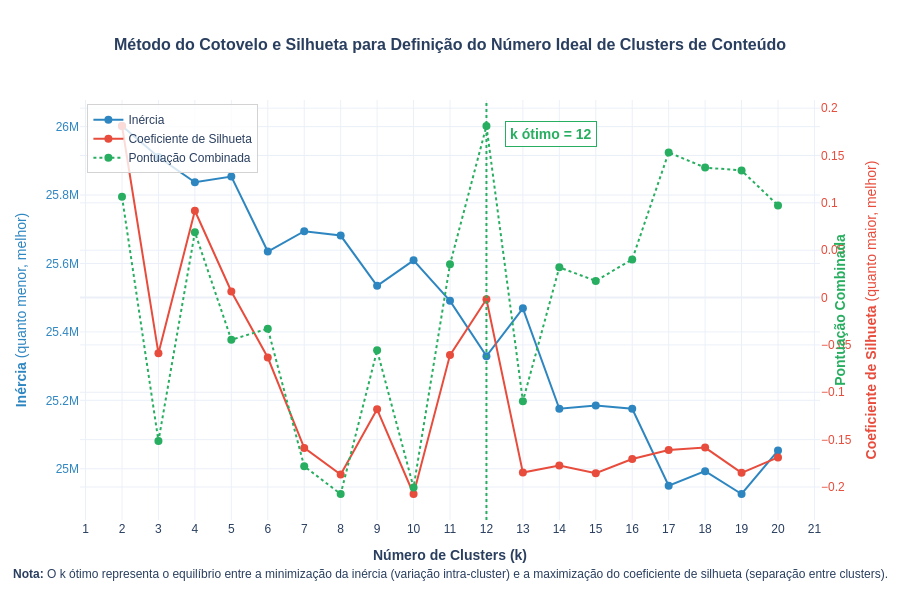
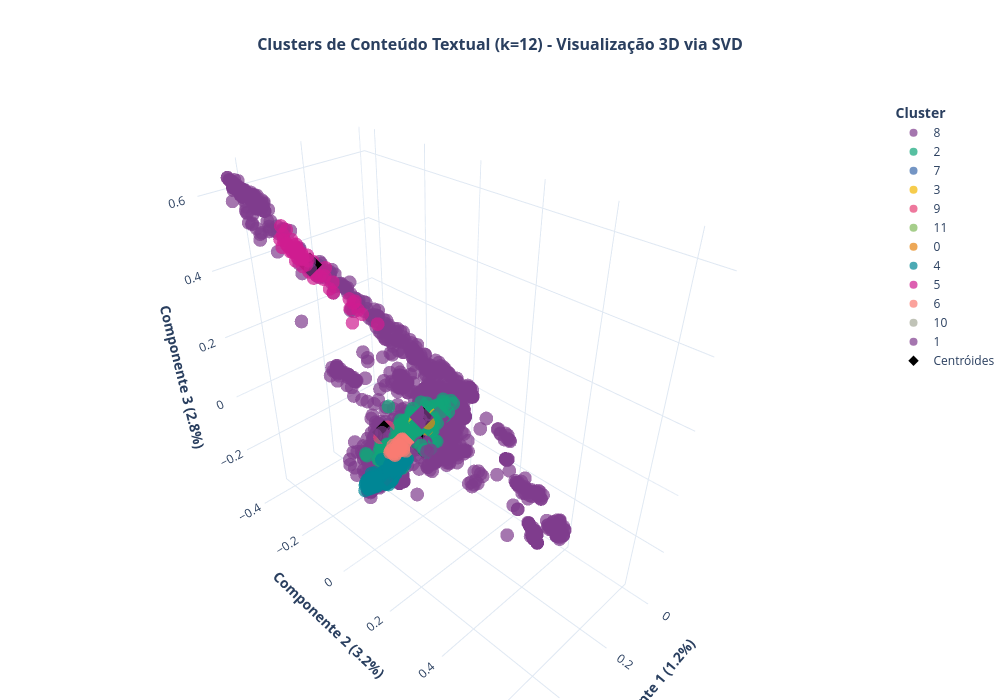

Source (notebook cell) for these figures, in order:
### Markdown cell above
## Pergunta 4: Quais padrões temáticos emergem do conteúdo textual dos documentos?

### Code cell
# %%
# Pergunta 4: Quais padrões temáticos emergem do conteúdo textual dos documentos?
# =============================================================================


def analyze_text_clustering(
    df: pd.DataFrame,
    texts: List[str],
    max_k: int,
    cluster_col_name: str = "cluster_conteudo",
) -> Tuple[int, pd.DataFrame]:
    """
    Agrupa conteúdo textual com TF–IDF, SVD e KMeans, e plota em 3D.

    Args:
        df: DataFrame original para anexar clusters.
        texts: Lista de textos extraídos.
        max_k: Valor máximo de k para teste.
        cluster_col_name: Nome da coluna de cluster no dataframe retornado.

    Returns:
        Tuple[int, pd.DataFrame]: Valor de k ótimo e DataFrame com clusters.
    """
    # Vetorização TF-IDF
    vectorizer = TfidfVectorizer(
        stop_words=PT_STOPWORDS,
        min_df=20,
        max_df=0.8,
        token_pattern=r"(?u)\b[^\d\W]\w+\b",
    )
    X_tfidf = vectorizer.fit_transform(texts)
    X_tfidf_array = X_tfidf.toarray()

    # Normalização dos dados
    X_scaled_local = StandardScaler().fit_transform(X_tfidf_array)

    # Cálculo do k ótimo para conteúdo textual
    k_content = compute_optimal_k(
        X_scaled_local,
        max_k=max_k,
        title="Método do Cotovelo e Silhueta para Definição do Número Ideal de Clusters de Conteúdo",
    )
    display(Markdown(f"**Número Ideal de Clusters de Conteúdo: k = {k_content}**"))

    # Aplicação do KMeans com o k ótimo
    km = KMeans(n_clusters=k_content, random_state=42, n_init=10).fit(X_scaled_local)
    df_content = df.copy()
    df_content[cluster_col_name] = km.labels_

    # Extração das palavras-chave por cluster
    terms = vectorizer.get_feature_names_out()
    keywords = []

    # Criando tabela para visualização dos tópicos
    topics_data = []

    for cluster_idx in range(k_content):
        # Índices dos documentos neste cluster
        idx = np.where(km.labels_ == cluster_idx)[0]
        cluster_size = len(idx)

        # Vetor médio de termos para este cluster (centro)
        mean_vec = (
            X_tfidf_array[idx].mean(axis=0)
            if idx.size
            else np.zeros(X_tfidf_array.shape[1])
        )

        # Top termos
        top_indices = mean_vec.argsort()[::-1][:15]  # Aumentado para 15
        top_terms = [terms[i] for i in top_indices]
        top_weights = [mean_vec[i] for i in top_indices]

        # Adicionar à tabela de tópicos
        topics_data.append(
            {
                "Cluster": cluster_idx,
                "Documentos": cluster_size,
                "% do Total": f"{cluster_size / len(df) * 100:.1f}%",
                "Palavras-chave": ", ".join(top_terms[:5]),  # Primeiras 5 para a tabela
                "Peso Médio": f"{np.mean(top_weights[:5]):.3f}",
            }
        )

        # Formatação das palavras-chave com pesos
        terms_with_weights = ", ".join(
            [
                f"<b>{term}</b> ({weight:.3f})"
                for term, weight in zip(top_terms, top_weights)
            ]
        )

        keywords.append(
            f"- **Cluster {cluster_idx}**: {len(idx)} documentos ({len(idx) / len(df) * 100:.1f}% do total)\n"
            f"  - Palavras-chave: {terms_with_weights}\n"
        )

    # Exibição da tabela de tópicos
    topics_df = pd.DataFrame(topics_data)
    display(Markdown("**Tópicos Identificados por Cluster**"))
    display(topics_df)

    # Exibição detalhada das palavras-chave
    display(
        Markdown(
            "**Palavras-Chave Detalhadas por Cluster de Conteúdo**\n\n"
            + "\n".join(keywords)
        )
    )

    # Análise da coerência temática por cluster
    display(Markdown("**Interpretação dos Clusters de Conteúdo**"))

    for cluster_idx in range(k_content):
        idx = np.where(km.labels_ == cluster_idx)[0]
        top_indices = X_tfidf_array[idx].mean(axis=0).argsort()[::-1][:10]
        top_terms = [terms[i] for i in top_indices]

        # Tentar interpretar o tema baseado nas palavras-chave
        theme = "Tema não identificado"

        # Aqui poderíamos implementar lógica mais sofisticada para identificação automática de temas
        # Por ora, apresentamos as palavras e deixamos a interpretação para análise manual

        interpretation = (
            f"- **Cluster {cluster_idx}** ({len(idx)} documentos): Possível tema relacionado a "
            f"'{', '.join(top_terms[:3])}'. Este cluster agrupa documentos que frequentemente "
            f"mencionam termos como {', '.join(top_terms)}."
        )
        display(Markdown(interpretation))

    # Redução de dimensionalidade para visualização 3D
    svd = TruncatedSVD(n_components=3, random_state=42)
    X3 = svd.fit_transform(X_tfidf)

    # Preparação dos dados para plotagem 3D
    df_3d = pd.DataFrame(
        {
            "Componente 1": X3[:, 0],
            "Componente 2": X3[:, 1],
            "Componente 3": X3[:, 2],
            "Cluster": df_content[cluster_col_name].astype(str),
            "URL": df_content["URL"],
        }
    )

    # Calcula centróides no espaço reduzido
    centers_3d = []
    for cluster_idx in range(k_content):
        idx = np.where(km.labels_ == cluster_idx)[0]
        if idx.size:
            center = X3[idx].mean(axis=0)
            centers_3d.append(
                {
                    "Componente 1": center[0],
                    "Componente 2": center[1],
                    "Componente 3": center[2],
                    "Cluster": f"Centro {cluster_idx}",
                }
            )

    centers_df = pd.DataFrame(centers_3d)

    # Explicação da variância dos componentes SVD
    explained_variance = svd.explained_variance_ratio_ * 100

    # Criação do gráfico 3D aprimorado
    fig = px.scatter_3d(
        df_3d,
        x="Componente 1",
        y="Componente 2",
        z="Componente 3",
        color="Cluster",
        title=f"<b>Clusters de Conteúdo Textual (k={k_content}) - Visualização 3D via SVD</b>",
        labels={
            "Componente 1": f"Componente 1 ({explained_variance[0]:.1f}%)",
            "Componente 2": f"Componente 2 ({explained_variance[1]:.1f}%)",
            "Componente 3": f"Componente 3 ({explained_variance[2]:.1f}%)",
            "Cluster": "Cluster",
        },
        hover_data=["URL"],
        color_discrete_sequence=CLUSTER_PALETTE[:k_content],
        opacity=0.7,
    )

    # Adição de centróides
    if centers_df.shape[0] > 0:
        fig.add_trace(
            go.Scatter3d(
                x=centers_df["Componente 1"],
                y=centers_df["Componente 2"],
                z=centers_df["Componente 3"],
                mode="markers",
                marker=dict(
                    symbol="diamond",
                    size=8,
                    color="black",
                ),
                name="Centróides",
                hoverinfo="text",
                hovertext=[f"Centro do Cluster {i}" for i in range(k_content)],
            )
        )

    # Melhorias no layout
    fig.update_layout(
        scene=dict(
            xaxis_title=f"<b>Componente 1 ({explained_variance[0]:.1f}%)</b>",
            yaxis_title=f"<b>Componente 2 ({explained_variance[1]:.1f}%)</b>",
            zaxis_title=f"<b>Componente 3 ({explained_variance[2]:.1f}%)</b>",
        ),
        legend_title="<b>Cluster</b>",
        title_x=0.5,
        title_font=dict(size=16),
        width=1000,
        height=700,
        margin=dict(l=0, r=0, t=100, b=0),
    )

    # Adição de anotação explicativa
    fig.add_annotation(
        x=0.5,
        y=-0.05,
        xref="paper",
        yref="paper",
        text=f"<b>Nota:</b> Os três componentes explicam {sum(explained_variance):.1f}% da variância total nos dados textuais.",
        showarrow=False,
        font=dict(size=12),
        align="center",
    )

    fig.show()

    return k_content, df_content


# Extrair texto dos documentos (limitando a 3 páginas por documento para eficiência)
texts = extract_texts(df, max_pages=3)
k_content, df_with_content_clusters = analyze_text_clustering(df, texts, max_k=20)

### Figure 1 — Plotly figure (JSON) as saved in the notebook; plotly's stock layout.template omitted (floating-point values rounded to 4 significant figures)
{"data": [{"hovertemplate": "<b>k:</b> %{x}<br><b>Inércia:</b> %{y:.2f}<extra></extra>", "line": {"color": "#2E86C1", "width": 2}, "marker": {"color": "#2E86C1", "size": 8}, "mode": "lines+markers", "name": "Inércia", "type": "scatter", "x": [2, 3, 4, 5, 6, 7, 8, 9, 10, 11, 12, 13, 14, 15, 16, 17, 18, 19, 20], "y": [26000000.0, 25910000.0, 25840000.0, 25850000.0, 25630000.0, 25690000.0, 25680000.0, 25530000.0, 25610000.0, 25490000.0, 25330000.0, 25470000.0, 25180000.0, 25180000.0, 25180000.0, 24950000.0, 24990000.0, 24930000.0, 25050000.0]}, {"hovertemplate": "<b>k:</b> %{x}<br><b>Silhueta:</b> %{y:.3f}<extra></extra>", "line": {"color": "#E74C3C", "width": 2}, "marker": {"color": "#E74C3C", "size": 8}, "mode": "lines+markers", "name": "Coeficiente de Silhueta", "type": "scatter", "x": [2, 3, 4, 5, 6, 7, 8, 9, 10, 11, 12, 13, 14, 15, 16, 17, 18, 19, 20], "y": [0.1811, -0.05892, 0.09168, 0.006386, -0.06333, -0.1587, -0.1868, -0.118, -0.2074, -0.06073, -0.00174, -0.1848, -0.1773, -0.1854, -0.1705, -0.161, -0.1584, -0.1851, -0.1688], "yaxis": "y2"}, {"hovertemplate": "<b>k:</b> %{x}<br><b>Pontuação:</b> %{y:.3f}<extra></extra>", "line": {"color": "#27AE60", "dash": "dot", "width": 2}, "marker": {"color": "#27AE60", "size": 8}, "mode": "lines+markers", "name": "Pontuação Combinada", "type": "scatter", "x": [2, 3, 4, 5, 6, 7, 8, 9, 10, 11, 12, 13, 14, 15, 16, 17, 18, 19, 20], "y": [0.5, 0.2333, 0.4613, 0.3438, 0.356, 0.2056, 0.1754, 0.3323, 0.1825, 0.4263, 0.5773, 0.2768, 0.4229, 0.4082, 0.4316, 0.5485, 0.532, 0.5287, 0.4906], "yaxis": "y3"}], "layout": {"annotations": [{"bgcolor": "rgba(255,255,255,0.8)", "bordercolor": "#27AE60", "borderpad": 4, "borderwidth": 1, "font": {"color": "#27AE60", "size": 14}, "showarrow": false, "text": "<b>k ótimo = 12</b>", "x": 12.5, "xanchor": "left", "xref": "x", "y": 0.95, "yanchor": "top", "yref": "y domain"}, {"align": "center", "font": {"size": 12}, "showarrow": false, "text": "<b>Nota:</b> O k ótimo representa o equilíbrio entre a minimização da inércia (variação intra-cluster) e a maximização do coeficiente de silhueta (separação entre clusters).", "x": 0.5, "xref": "paper", "y": -0.15, "yref": "paper"}], "font": {"family": "Arial", "size": 12}, "height": 600, "hovermode": "x unified", "legend": {"bgcolor": "rgba(255,255,255,0.8)", "bordercolor": "lightgray", "borderwidth": 1, "x": 0.01, "y": 0.99}, "margin": {"b": 80, "l": 80, "r": 80, "t": 100}, "shapes": [{"line": {"color": "#27AE60", "dash": "dot", "width": 2}, "type": "line", "x0": 12, "x1": 12, "xref": "x", "y0": 0, "y1": 1, "yref": "y domain"}], "title": {"font": {"size": 16}, "text": "<b>Método do Cotovelo e Silhueta para Definição do Número Ideal de Clusters de Conteúdo</b>", "x": 0.5}, "width": 900, "xaxis": {"dtick": 1, "tickmode": "linear", "title": {"text": "<b>Número de Clusters (k)</b>"}}, "yaxis": {"tickfont": {"color": "#2E86C1"}, "title": {"font": {"color": "#2E86C1"}, "text": "<b>Inércia</b> (quanto menor, melhor)"}}, "yaxis2": {"overlaying": "y", "side": "right", "tickfont": {"color": "#E74C3C"}, "title": {"font": {"color": "#E74C3C"}, "text": "<b>Coeficiente de Silhueta</b> (quanto maior, melhor)"}}, "yaxis3": {"overlaying": "y", "showgrid": false, "showticklabels": false, "side": "right", "tickfont": {"color": "#27AE60"}, "title": {"font": {"color": "#27AE60"}, "text": "<b>Pontuação Combinada</b>"}, "zeroline": false}}}

### Figure 2 — Plotly figure (JSON) as saved in the notebook; plotly's stock layout.template omitted (floating-point values rounded to 4 significant figures; data arrays with more than 128 entries replaced by an {"elided": "..."} marker saying what was removed)
{"data": [{"customdata": {"elided": "3061x1 str values"}, "hovertemplate": "Cluster=8<br>Componente 1 (1.2%)=%{x}<br>Componente 2 (3.2%)=%{y}<br>Componente 3 (2.8%)=%{z}<br>URL=%{customdata[0]}<extra></extra>", "legendgroup": "8", "marker": {"color": "rgb(127, 60, 141)", "opacity": 0.7, "symbol": "circle"}, "mode": "markers", "name": "8", "scene": "scene", "showlegend": true, "type": "scatter3d", "x": {"elided": "3061 float values"}, "y": {"elided": "3061 float values"}, "z": {"elided": "3061 float values"}}, {"customdata": {"elided": "692x1 str values"}, "hovertemplate": "Cluster=2<br>Componente 1 (1.2%)=%{x}<br>Componente 2 (3.2%)=%{y}<br>Componente 3 (2.8%)=%{z}<br>URL=%{customdata[0]}<extra></extra>", "legendgroup": "2", "marker": {"color": "rgb(17, 165, 121)", "opacity": 0.7, "symbol": "circle"}, "mode": "markers", "name": "2", "scene": "scene", "showlegend": true, "type": "scatter3d", "x": {"elided": "692 float values"}, "y": {"elided": "692 float values"}, "z": {"elided": "692 float values"}}, {"customdata": [["data\\www.tjsp.jus.br\\Download\\acessibilidade\\TranstornoDoEspectroAutista.pdf"]], "hovertemplate": "Cluster=7<br>Componente 1 (1.2%)=%{x}<br>Componente 2 (3.2%)=%{y}<br>Componente 3 (2.8%)=%{z}<br>URL=%{customdata[0]}<extra></extra>", "legendgroup": "7", "marker": {"color": "rgb(57, 105, 172)", "opacity": 0.7, "symbol": "circle"}, "mode": "markers", "name": "7", "scene": "scene", "showlegend": true, "type": "scatter3d", "x": [0.08035], "y": [-0.03556], "z": [-0.04134]}, {"customdata": [["data\\www.tjsp.jus.br\\Download\\Biblioteca\\AgendaCentoCinquenta\\ComposicaoCamarasAPartir2005.pdf"], ["data\\www.tjsp.jus.br\\Download\\SiteDema\\ComposicaoCamarasReservadasMeioAmbiente.pdf"], ["data\\www.tjsp.jus.br\\Download\\SiteDema\\GrupoCamarasReservadasDireitoEmpresarial.pdf"], ["data\\www.tjsp.jus.br\\Download\\SiteDema\\GruposCamarasDireitoCriminal.pdf"], ["data\\www.tjsp.jus.br\\Download\\SiteDema\\GruposCamarasDireitoPrivado.pdf"], ["data\\www.tjsp.jus.br\\Download\\SiteDema\\GruposCamarasDireitoPublico.pdf"]], "hovertemplate": "Cluster=3<br>Componente 1 (1.2%)=%{x}<br>Componente 2 (3.2%)=%{y}<br>Componente 3 (2.8%)=%{z}<br>URL=%{customdata[0]}<extra></extra>", "legendgroup": "3", "marker": {"color": "rgb(242, 183, 1)", "opacity": 0.7, "symbol": "circle"}, "mode": "markers", "name": "3", "scene": "scene", "showlegend": true, "type": "scatter3d", "x": [0.1537, 0.1036, 0.1031, 0.1292, 0.1072, 0.1121], "y": [-0.0764, -0.04054, -0.03916, -0.04433, -0.04226, -0.04125], "z": [-0.08467, -0.06937, -0.07143, -0.0952, -0.07923, -0.08113]}, {"customdata": [["data\\www.tjsp.jus.br\\Download\\Corregedoria\\Deex\\Comunicados\\ComunicadoCG42.2015-Citacaointimacaovideoconferencia.pdf"], ["data\\www.tjsp.jus.br\\Download\\Corregedoria\\Deex\\Comunicados\\ProvimentoCG41.2015-Mandadoexpedidoforahorarionormalexpediente.pdf"]], "hovertemplate": "Cluster=9<br>Componente 1 (1.2%)=%{x}<br>Componente 2 (3.2%)=%{y}<br>Componente 3 (2.8%)=%{z}<br>URL=%{customdata[0]}<extra></extra>", "legendgroup": "9", "marker": {"color": "rgb(231, 63, 116)", "opacity": 0.7, "symbol": "circle"}, "mode": "markers", "name": "9", "scene": "scene", "showlegend": true, "type": "scatter3d", "x": [0.2517, 0.2757], "y": [-0.08945, -0.09801], "z": [-0.062, -0.09001]}, {"customdata": [["data\\www.tjsp.jus.br\\Download\\EPM\\Publicacoes\\ObrasJuridicas\\24-30%20anos.pdf"]], "hovertemplate": "Cluster=11<br>Componente 1 (1.2%)=%{x}<br>Componente 2 (3.2%)=%{y}<br>Componente 3 (2.8%)=%{z}<br>URL=%{customdata[0]}<extra></extra>", "legendgroup": "11", "marker": {"color": "rgb(128, 186, 90)", "opacity": 0.7, "symbol": "circle"}, "mode": "markers", "name": "11", "scene": "scene", "showlegend": true, "type": "scatter3d", "x": [0.1469], "y": [-0.06152], "z": [-0.08717]}, {"customdata": [["data\\www.tjsp.jus.br\\Download\\Pdf\\Comesp\\Decretos\\Decreto7958_2013.pdf"], ["data\\www.tjsp.jus.br\\Download\\Pdf\\Comesp\\Portarias\\Portaria1662_2015MinisterioSaude.pdf"], ["data\\www.tjsp.jus.br\\Download\\Pdf\\Comesp\\Portarias\\Portaria288_2015.pdf"], ["data\\www.tjsp.jus.br\\Download\\Pdf\\Comesp\\Portarias\\Portaria485_2014.pdf"]], "hovertemplate": "Cluster=0<br>Componente 1 (1.2%)=%{x}<br>Componente 2 (3.2%)=%{y}<br>Componente 3 (2.8%)=%{z}<br>URL=%{customdata[0]}<extra></extra>", "legendgroup": "0", "marker": {"color": "rgb(230, 131, 16)", "opacity": 0.7, "symbol": "circle"}, "mode": "markers", "name": "0", "scene": "scene", "showlegend": true, "type": "scatter3d", "x": [0.1346, 0.1483, 0.1484, 0.1566], "y": [-0.03807, -0.02914, -0.02744, -0.02527], "z": [-0.06917, -0.07873, -0.06685, -0.0848]}, {"customdata": {"elided": "233x1 str values"}, "hovertemplate": "Cluster=4<br>Componente 1 (1.2%)=%{x}<br>Componente 2 (3.2%)=%{y}<br>Componente 3 (2.8%)=%{z}<br>URL=%{customdata[0]}<extra></extra>", "legendgroup": "4", "marker": {"color": "rgb(0, 134, 149)", "opacity": 0.7, "symbol": "circle"}, "mode": "markers", "name": "4", "scene": "scene", "showlegend": true, "type": "scatter3d", "x": {"elided": "233 float values"}, "y": {"elided": "233 float values"}, "z": {"elided": "233 float values"}}, {"customdata": [["data\\www.tjsp.jus.br\\Download\\Portal\\CanaisComunicacao\\Transparencia\\ContasPublicas_OrcamentoAnual_Default\\2019\\1001001.pdf"], ["data\\www.tjsp.jus.br\\Download\\Portal\\CanaisComunicacao\\Transparencia\\ContasPublicas_OrcamentoAnual_Default\\2019\\3001032.pdf"], ["data\\www.tjsp.jus.br\\Download\\Portal\\CanaisComunicacao\\Transparencia\\ContasPublicas_OrcamentoAnual_Default\\2019\\POSGeral.pdf"], ["data\\www.tjsp.jus.br\\Download\\Portal\\CanaisComunicacao\\Transparencia\\ContasPublicas_OrcamentoAnual_Default\\2019\\ResumoGeral.pdf"], ["data\\www.tjsp.jus.br\\Download\\Portal\\CanaisComunicacao\\Transparencia\\ContasPublicas_OrcamentoAnual_Default\\2020\\1001001.pdf"], ["data\\www.tjsp.jus.br\\Download\\Portal\\CanaisComunicacao\\Transparencia\\ContasPublicas_OrcamentoAnual_Default\\2020\\2002156.pdf"], ["data\\www.tjsp.jus.br\\Download\\Portal\\CanaisComunicacao\\Transparencia\\ContasPublicas_OrcamentoAnual_Default\\2020\\3001032.pdf"], ["data\\www.tjsp.jus.br\\Download\\Portal\\CanaisComunicacao\\Transparencia\\ContasPublicas_OrcamentoAnual_Default\\2020\\POSGeral.pdf"], ["data\\www.tjsp.jus.br\\Download\\Portal\\CanaisComunicacao\\Transparencia\\ContasPublicas_OrcamentoAnual_Default\\2021\\001001001.pdf"], ["data\\www.tjsp.jus.br\\Download\\Portal\\CanaisComunicacao\\Transparencia\\ContasPublicas_OrcamentoAnual_Default\\2021\\002002156.pdf"], ["data\\www.tjsp.jus.br\\Download\\Portal\\CanaisComunicacao\\Transparencia\\ContasPublicas_OrcamentoAnual_Default\\2021\\003001032.pdf"], ["data\\www.tjsp.jus.br\\Download\\Portal\\CanaisComunicacao\\Transparencia\\ContasPublicas_OrcamentoAnual_Default\\2021\\geral-resumido.pdf"], ["data\\www.tjsp.jus.br\\Download\\Portal\\CanaisComunicacao\\Transparencia\\ContasPublicas_OrcamentoAnual_Default\\2021\\SAAB.pdf"], ["data\\www.tjsp.jus.br\\Download\\Portal\\CanaisComunicacao\\Transparencia\\ContasPublicas_OrcamentoAnual_Default\\2021\\SGP.pdf"], ["data\\www.tjsp.jus.br\\Download\\Portal\\CanaisComunicacao\\Transparencia\\ContasPublicas_OrcamentoAnual_Default\\2021\\SOF.pdf"], ["data\\www.tjsp.jus.br\\Download\\Portal\\CanaisComunicacao\\Transparencia\\ContasPublicas_OrcamentoAnual_Default\\2022\\001001001-2022.pdf"], ["data\\www.tjsp.jus.br\\Download\\Portal\\CanaisComunicacao\\Transparencia\\ContasPublicas_OrcamentoAnual_Default\\2022\\002002156-2022.pdf"], ["data\\www.tjsp.jus.br\\Download\\Portal\\CanaisComunicacao\\Transparencia\\ContasPublicas_OrcamentoAnual_Default\\2022\\003001032-2022.pdf"], ["data\\www.tjsp.jus.br\\Download\\Portal\\CanaisComunicacao\\Transparencia\\ContasPublicas_OrcamentoAnual_Default\\2022\\Geral2022.pdf"], ["data\\www.tjsp.jus.br\\Download\\Portal\\CanaisComunicacao\\Transparencia\\ContasPublicas_OrcamentoAnual_Default\\2023\\001001001_2023_Fonte1_Tesouro.pdf"], ["data\\www.tjsp.jus.br\\Download\\Portal\\CanaisComunicacao\\Transparencia\\ContasPublicas_OrcamentoAnual_Default\\2023\\003001032_2023_Fonte3_Fundo Especial de Despesa .pdf"], ["data\\www.tjsp.jus.br\\Download\\Portal\\CanaisComunicacao\\Transparencia\\ContasPublicas_OrcamentoAnual_Default\\2023\\Geral.pdf"], ["data\\www.tjsp.jus.br\\Download\\Portal\\CanaisComunicacao\\Transparencia\\ContasPublicas_OrcamentoAnual_Default\\2024\\150010001_2024.pdf"], ["data\\www.tjsp.jus.br\\Download\\Portal\\CanaisComunicacao\\Transparencia\\ContasPublicas_OrcamentoAnual_Default\\2024\\175930022_2024.pdf"], ["data\\www.tjsp.jus.br\\Download\\Portal\\CanaisComunicacao\\Transparencia\\ContasPublicas_OrcamentoAnual_Default\\2024\\ResumoGeral.pdf"], ["data\\www.tjsp.jus.br\\Download\\Portal\\CanaisComunicacao\\Transparencia\\ContasPublicas_OrcamentoAnual_Default\\2025\\Fonte1_Tesouro.pdf"], ["data\\www.tjsp.jus.br\\Download\\Portal\\CanaisComunicacao\\Transparencia\\ContasPublicas_OrcamentoAnual_Default\\2025\\Fonte3_FundoEspecialdeDespesa.pdf"], ["data\\www.tjsp.jus.br\\Download\\POS2010\\Relatorio_Fonte1Tesouro.pdf"], ["data\\www.tjsp.jus.br\\Download\\POS2010\\Relatorio_Fonte3FundoEspecialDeDespesa.pdf"], ["data\\www.tjsp.jus.br\\Download\\POS2010\\Relatorio_Resumo_Fonte123.pdf"], ["data\\www.tjsp.jus.br\\Download\\POS2011\\Relatorio_Fonte1Tesouro.pdf"], ["data\\www.tjsp.jus.br\\Download\\POS2011\\Relatorio_Fonte3FundoEspecialDeDespesa.pdf"], ["data\\www.tjsp.jus.br\\Download\\POS2011\\Relatorio_ResumoGeral.pdf"], ["data\\www.tjsp.jus.br\\Download\\POS2013\\Fonte1Tesouro.pdf"], ["data\\www.tjsp.jus.br\\Download\\POS2013\\Fonte3FundoEspecialDeDespesa.pdf"], ["data\\www.tjsp.jus.br\\Download\\POS2013\\ResumoGeral.pdf"], ["data\\www.tjsp.jus.br\\Download\\POS2014\\Fonte1Tesouro.pdf"], ["data\\www.tjsp.jus.br\\Download\\POS2014\\Fonte3FundoEspecialDeDespesa.pdf"], ["data\\www.tjsp.jus.br\\Download\\POS2014\\ResumoGeral.pdf"], ["data\\www.tjsp.jus.br\\Download\\POS2015\\Fonte1Tesouro.pdf"], ["data\\www.tjsp.jus.br\\Download\\POS2015\\Fonte2FundoEspecialDeDespesaTaxas.pdf"], ["data\\www.tjsp.jus.br\\Download\\POS2015\\Fonte3FundoEspecialDeDespesa.pdf"], ["data\\www.tjsp.jus.br\\Download\\POS2015\\ResumoGeral.pdf"], ["data\\www.tjsp.jus.br\\Download\\POS2016\\Fonte1Tesouro.pdf"], ["data\\www.tjsp.jus.br\\Download\\POS2016\\Fonte3FundoEspecialDeDespesa.pdf"], ["data\\www.tjsp.jus.br\\Download\\POS2016\\ResumoGeral.pdf"], ["data\\www.tjsp.jus.br\\Download\\POS2017\\Fonte1Tesouro.pdf"], ["data\\www.tjsp.jus.br\\Download\\POS2017\\Fonte3FundoEspecialDeDespesa.pdf"], ["data\\www.tjsp.jus.br\\Download\\POS2017\\ResumoGeral.pdf"], ["data\\www.tjsp.jus.br\\Download\\POS2018\\Relatorios\\1001001.pdf"], ["data\\www.tjsp.jus.br\\Download\\POS2018\\Relatorios\\3001032.pdf"], ["data\\www.tjsp.jus.br\\Download\\POS2018\\Relatorios\\ResumoGeral.pdf"], ["data\\www.tjsp.jus.br\\Download\\Transparencia\\ResCNJ195\\2016\\POS_2016.pdf"], ["data\\www.tjsp.jus.br\\Download\\Transparencia\\ResCNJ195\\2016\\POS_2016_QDD.pdf"], ["data\\www.tjsp.jus.br\\Download\\Transparencia\\ResCNJ195\\2017\\POS_2017.pdf"], ["data\\www.tjsp.jus.br\\Download\\Transparencia\\ResCNJ195\\2018\\POS_2018.pdf"], ["data\\www.tjsp.jus.br\\Download\\Transparencia\\ResCNJ195\\2019\\POS_2019.pdf"]], "hovertemplate": "Cluster=5<br>Componente 1 (1.2%)=%{x}<br>Componente 2 (3.2%)=%{y}<br>Componente 3 (2.8%)=%{z}<br>URL=%{customdata[0]}<extra></extra>", "legendgroup": "5", "marker": {"color": "rgb(207, 28, 144)", "opacity": 0.7, "symbol": "circle"}, "mode": "markers", "name": "5", "scene": "scene", "showlegend": true, "type": "scatter3d", "x": [0.346, 0.3439, 0.3637, 0.2834, 0.3739, 0.3408, 0.3316, 0.3088, 0.3555, 0.346, 0.3218, 0.313, 0.2848, 0.3055, 0.3494, 0.3595, 0.3551, 0.3359, 0.351, 0.2401, 0.2983, 0.298, 0.2432, 0.2012, 0.2489, 0.2552, 0.2323, 0.3292, 0.3404, 0.3183, 0.3332, 0.3228, 0.2806, 0.3351, 0.3453, 0.3413, 0.3595, 0.3393, 0.3242, 0.3609, 0.3635, 0.3469, 0.3321, 0.3661, 0.3451, 0.3436, 0.374, 0.3409, 0.3258, 0.3617, 0.3455, 0.3188, 0.3462, 0.2743, 0.3456, 0.3347, 0.2544], "y": [-0.3073, -0.3062, -0.3361, -0.2516, -0.3302, -0.2959, -0.2919, -0.2698, -0.3123, -0.3162, -0.2935, -0.2887, -0.2744, -0.2518, -0.3388, -0.3236, -0.3187, -0.3003, -0.3104, -0.2038, -0.2454, -0.2688, -0.2108, -0.171, -0.211, -0.219, -0.1977, -0.2688, -0.3114, -0.2725, -0.2807, -0.2963, -0.2521, -0.2983, -0.3273, -0.3126, -0.3163, -0.3169, -0.2913, -0.3279, -0.3397, -0.3195, -0.3083, -0.3315, -0.3138, -0.3129, -0.3353, -0.3073, -0.2922, -0.3262, -0.3066, -0.286, -0.3188, -0.1885, -0.3147, -0.3005, -0.2196], "z": [0.428, 0.4247, 0.4893, 0.3252, 0.4596, 0.4061, 0.4095, 0.3771, 0.4455, 0.4415, 0.4153, 0.4139, 0.3908, 0.382, 0.4973, 0.4601, 0.4499, 0.4251, 0.4204, 0.2744, 0.3439, 0.3642, 0.2995, 0.2276, 0.2961, 0.3077, 0.2603, 0.378, 0.449, 0.3826, 0.3932, 0.4318, 0.3551, 0.4313, 0.4731, 0.4518, 0.4475, 0.4607, 0.4111, 0.4625, 0.5115, 0.4638, 0.4374, 0.4766, 0.4565, 0.443, 0.4797, 0.4437, 0.4198, 0.4675, 0.4418, 0.4011, 0.4523, 0.2536, 0.4424, 0.4233, 0.2778]}, {"customdata": [["data\\www.tjsp.jus.br\\Download\\Portal\\GAORP\\Reuniao-Extraordinaria.pdf"], ["data\\www.tjsp.jus.br\\Download\\Portal\\GAORP\\TERMO- 04-05-23-1-V-MAIRIPORA-14H.pdf"], ["data\\www.tjsp.jus.br\\Download\\Portal\\GAORP\\TERMO-01-06-2023-2-VCI-CENTRAL-CAPITAL-16H.pdf"], ["data\\www.tjsp.jus.br\\Download\\Portal\\GAORP\\TERMO-01-06-2023-2-VCI-FR-PENHA-DE-FRANÇA-14H.pdf"], ["data\\www.tjsp.jus.br\\Download\\Portal\\GAORP\\TERMO-02-10-2023-2-VCI-GUARUJA-16H.pdf"], ["data\\www.tjsp.jus.br\\Download\\Portal\\GAORP\\TERMO-02-10-2023-VFP-MOGI-DAS-CRUZES-15H.pdf"], ["data\\www.tjsp.jus.br\\Download\\Portal\\GAORP\\TERMO-03-08-23-1-VFP-CAPITAL-16H.pdf"], ["data\\www.tjsp.jus.br\\Download\\Portal\\GAORP\\TERMO-03-08-23-45-VCI-CENTRAL-14H.pdf"], ["data\\www.tjsp.jus.br\\Download\\Portal\\GAORP\\TERMO-05-10-2023-17-VCI-CENTRAL-16H.pdf"], ["data\\www.tjsp.jus.br\\Download\\Portal\\GAORP\\TERMO-05-10-2023-2-V-EMBU-DAS-ARTES-14H.pdf"], ["data\\www.tjsp.jus.br\\Download\\Portal\\GAORP\\TERMO-06-07-2023-1-V-CAJAMAR-16H.pdf"], ["data\\www.tjsp.jus.br\\Download\\Portal\\GAORP\\TERMO-06-07-2023-3-VCI-CARAGUATATUBA-14H.pdf"], ["data\\www.tjsp.jus.br\\Download\\Portal\\GAORP\\TERMO-06-07-2023-5-V-FR-V-MIMOSA-CAMPINAS-15H.pdf"], ["data\\www.tjsp.jus.br\\Download\\Portal\\GAORP\\TERMO-07-11-23.pdf"], ["data\\www.tjsp.jus.br\\Download\\Portal\\GAORP\\TERMO-07-12-23.pdf"], ["data\\www.tjsp.jus.br\\Download\\Portal\\GAORP\\TERMO-09-03-23-1-VC-ITAQUERA-16H.pdf"], ["data\\www.tjsp.jus.br\\Download\\Portal\\GAORP\\TERMO-09-03-23-10-VCI-CAPITAL-14H.pdf"], ["data\\www.tjsp.jus.br\\Download\\Portal\\GAORP\\TERMO-09-11-23.pdf"], ["data\\www.tjsp.jus.br\\Download\\Portal\\GAORP\\TERMO-1-V-ITAPECERICA-DA-SERRA-29-06-23-14H.pdf"], ["data\\www.tjsp.jus.br\\Download\\Portal\\GAORP\\TERMO-10-08-2023-1-V-BERTIOGA-14H.pdf"], ["data\\www.tjsp.jus.br\\Download\\Portal\\GAORP\\TERMO-10-08-2023-1-V-VALINHOS-16H.pdf"], ["data\\www.tjsp.jus.br\\Download\\Portal\\GAORP\\TERMO-10-08-2023-V-RIBEIRAO-BONITO-15H.pdf"], ["data\\www.tjsp.jus.br\\Download\\Portal\\GAORP\\TERMO-11-05-23-1-V-RIBEIRAO PIRES-14H.pdf"], ["data\\www.tjsp.jus.br\\Download\\Portal\\GAORP\\TERMO-11-09-23-3- VFP-CAPITAL-16H.pdf"], ["data\\www.tjsp.jus.br\\Download\\Portal\\GAORP\\TERMO-13-04-23-29-VCI-CENTRAL-14H.pdf"], ["data\\www.tjsp.jus.br\\Download\\Portal\\GAORP\\TERMO-13-04-23-29-VCI-CENTRAL-16H.pdf"], ["data\\www.tjsp.jus.br\\Download\\Portal\\GAORP\\TERMO-14-09-23-14- VCI-CENTRAL-14H.pdf"], ["data\\www.tjsp.jus.br\\Download\\Portal\\GAORP\\TERMO-14-09-23-39- VCI-CENTRAL-16H.pdf"], ["data\\www.tjsp.jus.br\\Download\\Portal\\GAORP\\TERMO-14-12-23.pdf"], ["data\\www.tjsp.jus.br\\Download\\Portal\\GAORP\\TERMO-15-06-2023-31-VCI-CENTRAL-14H.pdf"], ["data\\www.tjsp.jus.br\\Download\\Portal\\GAORP\\TERMO-15-08-2023-2 -VCI-IPIRANGA-14H.pdf"], ["data\\www.tjsp.jus.br\\Download\\Portal\\GAORP\\TERMO-15-08-2023-2-VCI-IPIRANGA-16H.pdf"], ["data\\www.tjsp.jus.br\\Download\\Portal\\GAORP\\TERMO-16-03-2023-7-VCI-CENTRAL-14H.pdf"], ["data\\www.tjsp.jus.br\\Download\\Portal\\GAORP\\TERMO-16-03-2023-7-VCI-CENTRAL-16H.pdf"], ["data\\www.tjsp.jus.br\\Download\\Portal\\GAORP\\TERMO-16-10-2023-3-V-UBATUBA-16H.pdf"], ["data\\www.tjsp.jus.br\\Download\\Portal\\GAORP\\TERMO-16-11-23.pdf"], ["data\\www.tjsp.jus.br\\Download\\Portal\\GAORP\\TERMO-18-05-23-6-VCI-GUARULHOS-16H.pdf"], ["data\\www.tjsp.jus.br\\Download\\Portal\\GAORP\\TERMO-18-09-23-3- VCI-14H.pdf"], ["data\\www.tjsp.jus.br\\Download\\Portal\\GAORP\\TERMO-18-09-23-3- VCI-OSASCO-16H.pdf"], ["data\\www.tjsp.jus.br\\Download\\Portal\\GAORP\\TERMO-19-10-2023-1-V-VALINHOS-14H.pdf"], ["data\\www.tjsp.jus.br\\Download\\Portal\\GAORP\\TERMO-20-04-23-11-VCI-FR-SANTO-AMARO-14H.pdf"], ["data\\www.tjsp.jus.br\\Download\\Portal\\GAORP\\TERMO-20-04-23-3-VCI-CARAPICUÍBA-16H.pdf"], ["data\\www.tjsp.jus.br\\Download\\Portal\\GAORP\\TERMO-22-06-2023-1-V-BERTIOGA-16H.pdf"], ["data\\www.tjsp.jus.br\\Download\\Portal\\GAORP\\TERMO-22-06-2023-1-VCI-VOTORANTIM-15H.pdf"], ["data\\www.tjsp.jus.br\\Download\\Portal\\GAORP\\TERMO-22-06-2023-5-VCI-RIBEIRAO-PRETO-14H.pdf"], ["data\\www.tjsp.jus.br\\Download\\Portal\\GAORP\\TERMO-22-08-2023-1-VCI-ITAPEVI-15H.pdf"], ["data\\www.tjsp.jus.br\\Download\\Portal\\GAORP\\TERMO-22-08-2023-3-VCI-ITAQUAQUECETUBA-16H.pdf"], ["data\\www.tjsp.jus.br\\Download\\Portal\\GAORP\\TERMO-23-03-23-2-VCI-CENTRAL-14H.pdf"], ["data\\www.tjsp.jus.br\\Download\\Portal\\GAORP\\TERMO-23-03-23-3-VCI-FR-LAPA-16H.pdf"], ["data\\www.tjsp.jus.br\\Download\\Portal\\GAORP\\TERMO-23-11-23-Central.pdf"], ["data\\www.tjsp.jus.br\\Download\\Portal\\GAORP\\TERMO-23-11-23.pdf"], ["data\\www.tjsp.jus.br\\Download\\Portal\\GAORP\\TERMO-24-08-23-38-VCI-CENTRAL-14H.pdf"], ["data\\www.tjsp.jus.br\\Download\\Portal\\GAORP\\TERMO-25-05-2023-1-VCI-FR-V-PRUDENTE-16H.pdf"], ["data\\www.tjsp.jus.br\\Download\\Portal\\GAORP\\TERMO-25-05-2023-7-VCI-FR-SANTANA-14H.pdf"], ["data\\www.tjsp.jus.br\\Download\\Portal\\GAORP\\TERMO-26-10-23-16H-5-VCI-FR-ITAQUERA.pdf"], ["data\\www.tjsp.jus.br\\Download\\Portal\\GAORP\\TERMO-27-04-2023-7-VCI-CENTRAL-15H.pdf"], ["data\\www.tjsp.jus.br\\Download\\Portal\\GAORP\\TERMO-27-04-23-1-V-FRANC-MORATO-16H.pdf"], ["data\\www.tjsp.jus.br\\Download\\Portal\\GAORP\\TERMO-27-04-23-1-VCI-ITAPEVI-14H.pdf"], ["data\\www.tjsp.jus.br\\Download\\Portal\\GAORP\\TERMO-28-08-2023-SUCPC-14H.pdf"], ["data\\www.tjsp.jus.br\\Download\\Portal\\GAORP\\TERMO-28-08-2023-SUCPC-16H.pdf"], ["data\\www.tjsp.jus.br\\Download\\Portal\\GAORP\\TERMO-28-09-23-18-VCI-CENTRAL-16H.pdf"], ["data\\www.tjsp.jus.br\\Download\\Portal\\GAORP\\TERMO-29-06-2023-27-VCI-CENTRAL-16h.pdf"], ["data\\www.tjsp.jus.br\\Download\\Portal\\GAORP\\TERMO-30-03-23-23-VCI-CENTRAL-16H.pdf"], ["data\\www.tjsp.jus.br\\Download\\Portal\\GAORP\\TERMO-30-03-23-43-VCI-CENTRAL-14H.pdf"], ["data\\www.tjsp.jus.br\\Download\\Portal\\GAORP\\TERMO-30-11-23-VCI-GUARULHOS-16H.pdf"], ["data\\www.tjsp.jus.br\\Download\\Portal\\GAORP\\TERMO-30-11-23-VCI-GUARULHOS.pdf"], ["data\\www.tjsp.jus.br\\Download\\Portal\\GAORP\\TERMO-31-08-23-1-VCI-FR-PENHA-DE-FRANÇA-16H.pdf"], ["data\\www.tjsp.jus.br\\Download\\Portal\\GAORP\\TERMO-31-08-23-14H-12-VCI-CENTRAL.pdf"]], "hovertemplate": "Cluster=6<br>Componente 1 (1.2%)=%{x}<br>Componente 2 (3.2%)=%{y}<br>Componente 3 (2.8%)=%{z}<br>URL=%{customdata[0]}<extra></extra>", "legendgroup": "6", "marker": {"color": "rgb(249, 123, 114)", "opacity": 0.7, "symbol": "circle"}, "mode": "markers", "name": "6", "scene": "scene", "showlegend": true, "type": "scatter3d", "x": [0.2179, 0.2114, 0.2026, 0.2212, 0.2039, 0.1803, 0.2168, 0.2114, 0.2099, 0.1716, 0.1922, 0.1881, 0.2118, 0.2094, 0.2275, 0.2108, 0.2113, 0.2147, 0.1805, 0.1809, 0.2282, 0.1976, 0.1986, 0.2243, 0.228, 0.2151, 0.2233, 0.2187, 0.2199, 0.208, 0.2129, 0.2107, 0.21, 0.2028, 0.1921, 0.2206, 0.23, 0.1993, 0.1894, 0.2054, 0.2215, 0.1985, 0.2099, 0.2012, 0.1983, 0.1953, 0.2161, 0.2096, 0.2165, 0.2073, 0.2225, 0.2166, 0.214, 0.2236, 0.235, 0.2047, 0.2051, 0.193, 0.1887, 0.1864, 0.2262, 0.2267, 0.2188, 0.2223, 0.2068, 0.2163, 0.2195, 0.2311], "y": [-0.07404, -0.08961, -0.09454, -0.09373, -0.06694, -0.07814, -0.08993, -0.09168, -0.08485, -0.07379, -0.09348, -0.08757, -0.09469, -0.08031, -0.08763, -0.09126, -0.09626, -0.08743, -0.08863, -0.0847, -0.1126, -0.0891, -0.0877, -0.1013, -0.09702, -0.09484, -0.09535, -0.09856, -0.08934, -0.0988, -0.09358, -0.0933, -0.0881, -0.09276, -0.06195, -0.08758, -0.1065, -0.08671, -0.08754, -0.08075, -0.09686, -0.08483, -0.09081, -0.08875, -0.09056, -0.09247, -0.09391, -0.08925, -0.08409, -0.08352, -0.08578, -0.1007, -0.09462, -0.09869, -0.08234, -0.09092, -0.09488, -0.09338, -0.08751, -0.08795, -0.08988, -0.1042, -0.09004, -0.09112, -0.07407, -0.08073, -0.09868, -0.09942], "z": [-0.1472, -0.1588, -0.1454, -0.171, -0.1644, -0.1553, -0.163, -0.161, -0.1583, -0.1441, -0.1582, -0.1511, -0.1607, -0.1574, -0.15, -0.1519, -0.1555, -0.1574, -0.1568, -0.1497, -0.1832, -0.1659, -0.1583, -0.1525, -0.1791, -0.1643, -0.1654, -0.1611, -0.1694, -0.1522, -0.1616, -0.1601, -0.1545, -0.1596, -0.1422, -0.1585, -0.1723, -0.1559, -0.1439, -0.1608, -0.1647, -0.1397, -0.1514, -0.1419, -0.1381, -0.1515, -0.1692, -0.1575, -0.1639, -0.1609, -0.1687, -0.1652, -0.1709, -0.1695, -0.1721, -0.1547, -0.1589, -0.1405, -0.1531, -0.1522, -0.176, -0.1698, -0.1586, -0.1612, -0.1624, -0.1644, -0.173, -0.1671]}, {"customdata": [["data\\www.tjsp.jus.br\\Download\\Portal\\PrimeiraInstancia\\GestaoDocumental\\AnexoVIPlanoAmostraEstRep.pdf"]], "hovertemplate": "Cluster=10<br>Componente 1 (1.2%)=%{x}<br>Componente 2 (3.2%)=%{y}<br>Componente 3 (2.8%)=%{z}<br>URL=%{customdata[0]}<extra></extra>", "legendgroup": "10", "marker": {"color": "rgb(165, 170, 153)", "opacity": 0.7, "symbol": "circle"}, "mode": "markers", "name": "10", "scene": "scene", "showlegend": true, "type": "scatter3d", "x": [0.1221], "y": [-0.01542], "z": [-0.05878]}, {"customdata": [["data\\www.tjsp.jus.br\\Download\\Servidores\\ProcessoRemocao\\2014\\ComunicadoInscricoes.pdf"], ["data\\www.tjsp.jus.br\\Download\\Servidores\\ProcessoRemocao\\2015\\Comunicado2.329_2015.pdf"], ["data\\www.tjsp.jus.br\\Download\\Servidores\\ProcessoRemocao\\2015\\Comunicado2.330_2015.pdf"], ["data\\www.tjsp.jus.br\\Download\\Servidores\\ProcessoRemocao\\2016\\Comunicado2558-2016.pdf"], ["data\\www.tjsp.jus.br\\Download\\Servidores\\ProcessoRemocao\\2019\\ComunicadoInscricao_2019_28.pdf"], ["data\\www.tjsp.jus.br\\Download\\Servidores\\ProcessoRemocao\\2024\\Comunicado-Inscricao-2024.pdf"], ["data\\www.tjsp.jus.br\\Download\\Servidores\\ProcessoRemocao\\2024\\COMUNICADO-REABERTURA.pdf"], ["data\\www.tjsp.jus.br\\Download\\Servidores\\ProcessoRemocao\\Comunicados\\Comunicado_1399_2013.pdf"]], "hovertemplate": "Cluster=1<br>Componente 1 (1.2%)=%{x}<br>Componente 2 (3.2%)=%{y}<br>Componente 3 (2.8%)=%{z}<br>URL=%{customdata[0]}<extra></extra>", "legendgroup": "1", "marker": {"color": "rgb(127, 60, 141)", "opacity": 0.7, "symbol": "circle"}, "mode": "markers", "name": "1", "scene": "scene", "showlegend": true, "type": "scatter3d", "x": [0.2291, 0.2152, 0.2232, 0.2252, 0.2174, 0.2454, 0.2451, 0.2355], "y": [0.06609, 0.02798, 0.01976, 0.02787, 0.03399, 0.0252, 0.02506, 0.05725], "z": [-0.07095, -0.07075, -0.07408, -0.07165, -0.06792, -0.08174, -0.08179, -0.07688]}, {"hoverinfo": "text", "hovertext": ["Centro do Cluster 0", "Centro do Cluster 1", "Centro do Cluster 2", "Centro do Cluster 3", "Centro do Cluster 4", "Centro do Cluster 5", "Centro do Cluster 6", "Centro do Cluster 7", "Centro do Cluster 8", "Centro do Cluster 9", "Centro do Cluster 10", "Centro do Cluster 11"], "marker": {"color": "black", "size": 8, "symbol": "diamond"}, "mode": "markers", "name": "Centróides", "type": "scatter3d", "x": [0.147, 0.2295, 0.1825, 0.1182, 0.2169, 0.3234, 0.2094, 0.08035, 0.2005, 0.2637, 0.1221, 0.1469], "y": [-0.02998, 0.0354, -0.04882, -0.04732, -0.148, -0.2884, -0.08989, -0.03556, 0.0002253, -0.09373, -0.01542, -0.06152], "z": [-0.07489, -0.07447, -0.08915, -0.08017, -0.2986, 0.408, -0.1591, -0.04134, -0.005926, -0.07601, -0.05878, -0.08717]}], "layout": {"annotations": [{"align": "center", "font": {"size": 12}, "showarrow": false, "text": "<b>Nota:</b> Os três componentes explicam 7.2% da variância total nos dados textuais.", "x": 0.5, "xref": "paper", "y": -0.05, "yref": "paper"}], "height": 700, "legend": {"title": {"text": "<b>Cluster</b>"}, "tracegroupgap": 0}, "margin": {"b": 0, "l": 0, "r": 0, "t": 100}, "scene": {"domain": {"x": [0, 1], "y": [0, 1]}, "xaxis": {"title": {"text": "<b>Componente 1 (1.2%)</b>"}}, "yaxis": {"title": {"text": "<b>Componente 2 (3.2%)</b>"}}, "zaxis": {"title": {"text": "<b>Componente 3 (2.8%)</b>"}}}, "title": {"font": {"size": 16}, "text": "<b>Clusters de Conteúdo Textual (k=12) - Visualização 3D via SVD</b>", "x": 0.5}, "width": 1000}}
